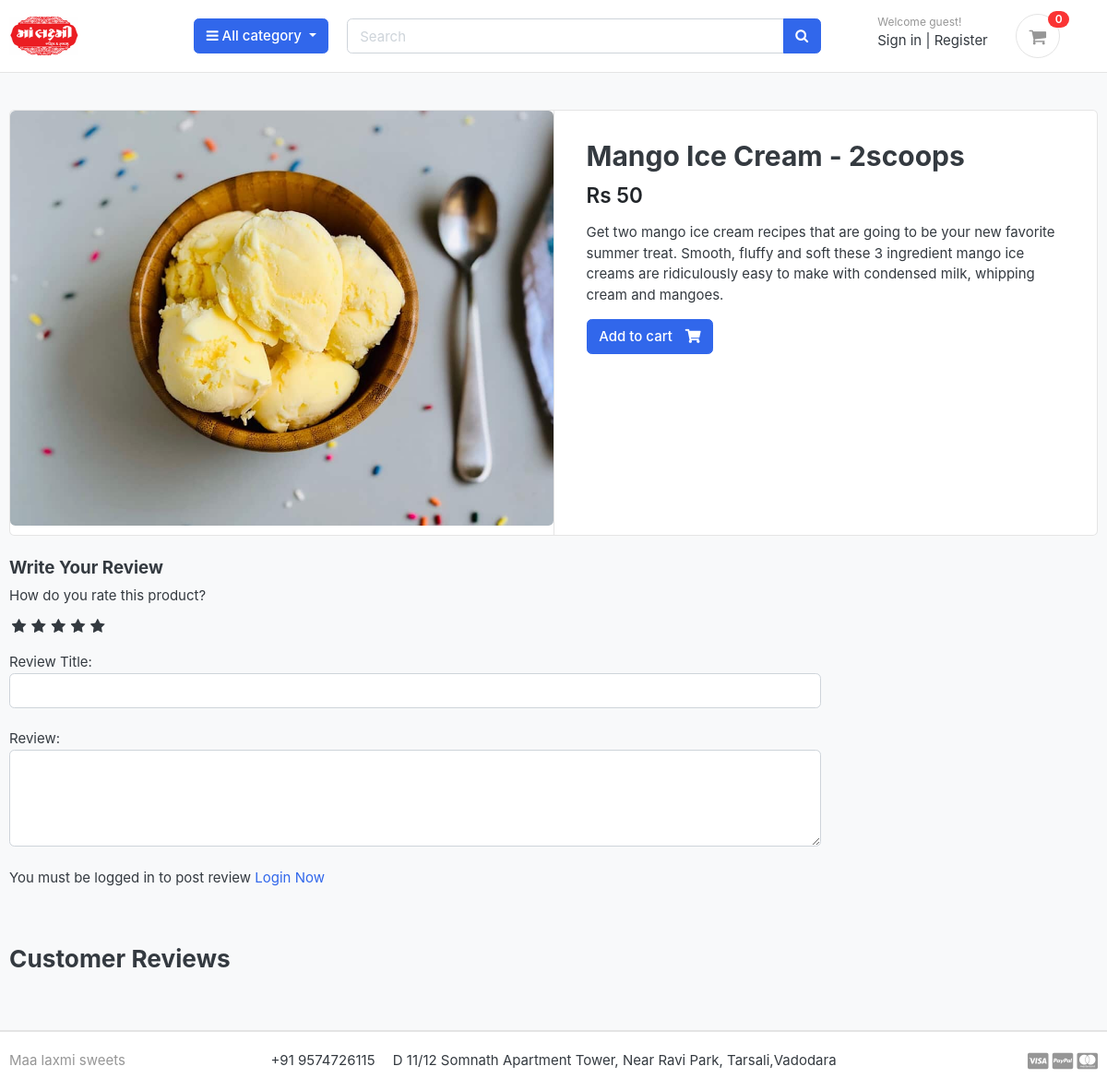
The app's page /store/category/ice-cream/mango-ice-cream/ with its own data.
### store/models.py (models this page shows, shortened)
class Product(models.Model):
    product_name = models.CharField(max_length=200,unique=True)
    slug = models.SlugField(max_length=200,unique=True)
    description = models.TextField(max_length=500,blank=True)
    price = models.IntegerField()
    images = models.ImageField(upload_to='photos/products')
    stock = models.IntegerField()
    is_available = models.BooleanField(default=True)
    category = models.ForeignKey(Category, on_delete=models.CASCADE)
    created_date = models.DateTimeField(auto_now_add=True)
    modified_date = models.DateTimeField(auto_now=True)

### store/views.py (the view)
# urls.py: path('category/<slug:category_slug>/<slug:product_slug>/',views.product_detail,name='product_detail'),
def product_detail(request, category_slug, product_slug):
    try:
        single_product = Product.objects.get(
            category__slug=category_slug, slug=product_slug)
        in_cart = CartItem.objects.filter(cart__cart_id=_cart_id(
            request), product=single_product).exists()
    except Exception as e:
        raise e
    if request.user.is_authenticated:
        try:
            orderproduct = OrderProduct.objects.filter(user=request.user,product_id=single_product.id).exists()
        except OrderProduct.DoesNotExist:
            orderproduct = None
    else:
        orderproduct = None
    reviews = ReviewRating.objects.filter(product_id=single_product.id,status=True)
    context = {
        'single_product': single_product,
        'in_cart': in_cart,
        'orderproduct':orderproduct,
        'reviews':reviews,
    }
    return render(request, 'store/product_detail.html', context)

### carts/context_processors.py (called while the page is built)
def counter(request):
    cart_count = 0
    if 'admin' in request.path:
        return {}
    else:
        try:
            cart = Cart.objects.filter(cart_id=_cart_id(request))
            if request.user.is_authenticated:
                cart_items = CartItem.objects.all().filter(user=request.user)
            else:
                cart_items = CartItem.objects.all().filter(cart=cart[:1])
            for cart_item in cart_items:
                cart_count += cart_item.quantity
        except Cart.DoesNotExist:
            cart_count = 0
    return dict(cart_count=cart_count)

### carts/views.py (called while the page is built)
def _cart_id(request):
    cart = request.session.session_key
    if not cart:
        cart = request.session.create()
    return cart

### category/context_processors.py (called while the page is built)
def menu_links(request):
    links = Category.objects.all()
    return dict(links=links)

### category/models.py (called while the page is built)
    def get_url(self):
        return reverse('products_by_category',args=[self.slug])

### templates/store/product_detail.html (shortened to what this page needs)
 {% extends 'base.html' %}
 {% load static %}
 {% block content %}
<section class="section-content padding-y bg">
    <div class="container">
    <div class="card">
        <div class="row no-gutters">
            <aside class="col-md-6">
    <article class="gallery-wrap">
        <div class="img-big-wrap">
           <a href="#"><img src="{{single_product.images.url}}"></a>
        </div>
    </article>
            </aside>
            <main class="col-md-6 border-left">
    <article class="content-body">
    <h2 class="title">{{single_product.product_name}}</h2>
    <div class="mb-3">
        <var class="price h4">Rs {{single_product.price}}</var>
    </div>
    <p>{{single_product.description}}</p>
        {% if single_product.stock <= 0 %}
        <h5 class="text-danger">Out Of Stock</h5>
        {% else %}
        {% if in_cart %}
        <a href="#" class="btn  btn-success"> <span class="text">Added to Cart</span> <i class="fas fa-check"></i>  </a>
        <a href="{% url 'cart' %}" class="btn  btn-outline-primary"> <span class="text">View Cart</span> <i class="fas fa-eye"></i>  </a>
        {% else %}
        <a href="{% url 'add_cart' single_product.id %}" class="btn  btn-primary"> <span class="text">Add to cart</span> <i class="fas fa-shopping-cart"></i>  </a>
        {% endif %}
        {% endif %}
    </article>
            </main>
        </div>
    </div>
    <br>
    <div class="row">
                <div class="col-md-9">
        <form action="{% url 'submit_review' single_product.id %}" method="POST">
          <h5>
            Write Your Review
          </h5>
            <div>
              <label>How do you rate this product? </label>
              <br>
              <div class="rate">
                <input type="radio" name="rating" id="rating10" value="5" required /><label for="rating10" title="5"></label>
                <input type="radio" name="rating" id="rating8" value="4" required /><label for="rating8" title="4"></label>
                <input type="radio" name="rating" id="rating6" value="3" required /><label for="rating6" title="3"></label>
                <input type="radio" name="rating" id="rating4" value="2" required /><label for="rating4" title="2"></label>
                <input type="radio" name="rating" id="rating2" value="1" required /><label for="rating2" title="1"></label>
              </div>
              <br>
              Review Title:
              <input type="text" class="form-control" name="subject">
              <br>
              Review:
              <textarea name="review" rows="4" class="form-control"></textarea>
              <br>
              {% if user.is_authenticated %}
              {% if orderproduct %}
              <input type="submit" value="Submit Review" class="btn btn-primary" >
              {% else %}
              <p>You must purchase to post review </p>
              {% endif %}
              {% else %}
              <p>You must be logged in to post review <span><a href="{% url 'login' %}">Login Now</a></span></p>
              {% endif %}
            </div>
            <br>
        </form>
        <br>
        <header class="section-heading">
          <h3>Customer Reviews </h3>
      </header>
        </div>
    </div>
    </div>
    </section>
 {% endblock %}

### static/css/custom.css (style rules this page uses)
.rate { display: inline-block;; border: 0; }
.rate > label { float: right; }
.rate > label:before { display: inline-block; font-size: 1.1rem; font-family: FontAwesome; content: "\f005"; margin:0; padding:0.3rem .2rem; cursor: pointer; }

### static/css/ui.css (style rules this page uses)
html { font-family: "Inter", sans-serif; font-size: 15px; }
.content-body { flex: 1 1 auto; padding: 2rem 2.3rem; }
.padding-y { padding-top: 40px; padding-bottom: 40px; }
var { font-style: normal; }
article:after, .form-group:after { display: block; clear: both; content: ""; }
.bg { background-color: #f8f9fa; }
.section-heading { margin-bottom: 20px; margin-top: 15px; }
p:last-child { margin-bottom: 0; }
.btn .text + i { margin-left: 10px; }
.price { font-weight: 600; color: #212529; }
.gallery-wrap .img-big-wrap { margin-bottom: 10px; border-radius: 0.37rem; overflow: hidden; background-color: #fff; }
.gallery-wrap .img-big-wrap a { text-align: center; display: block; }
.gallery-wrap .img-big-wrap img { height: 450px; width: auto; display: inline-block; }

### records on screen
Product: images (picture), product_name "Mango Ice Cream - 2scoops", price "50", description "Get two mango ice cream recipes that are going to be your new favorite summer treat. Smooth, fluffy and soft these 3 ingredient mango ice creams are ridiculously easy to make with condensed milk, whipping cream and mangoes."

### other values on screen
{{ cart_count }} "0"
